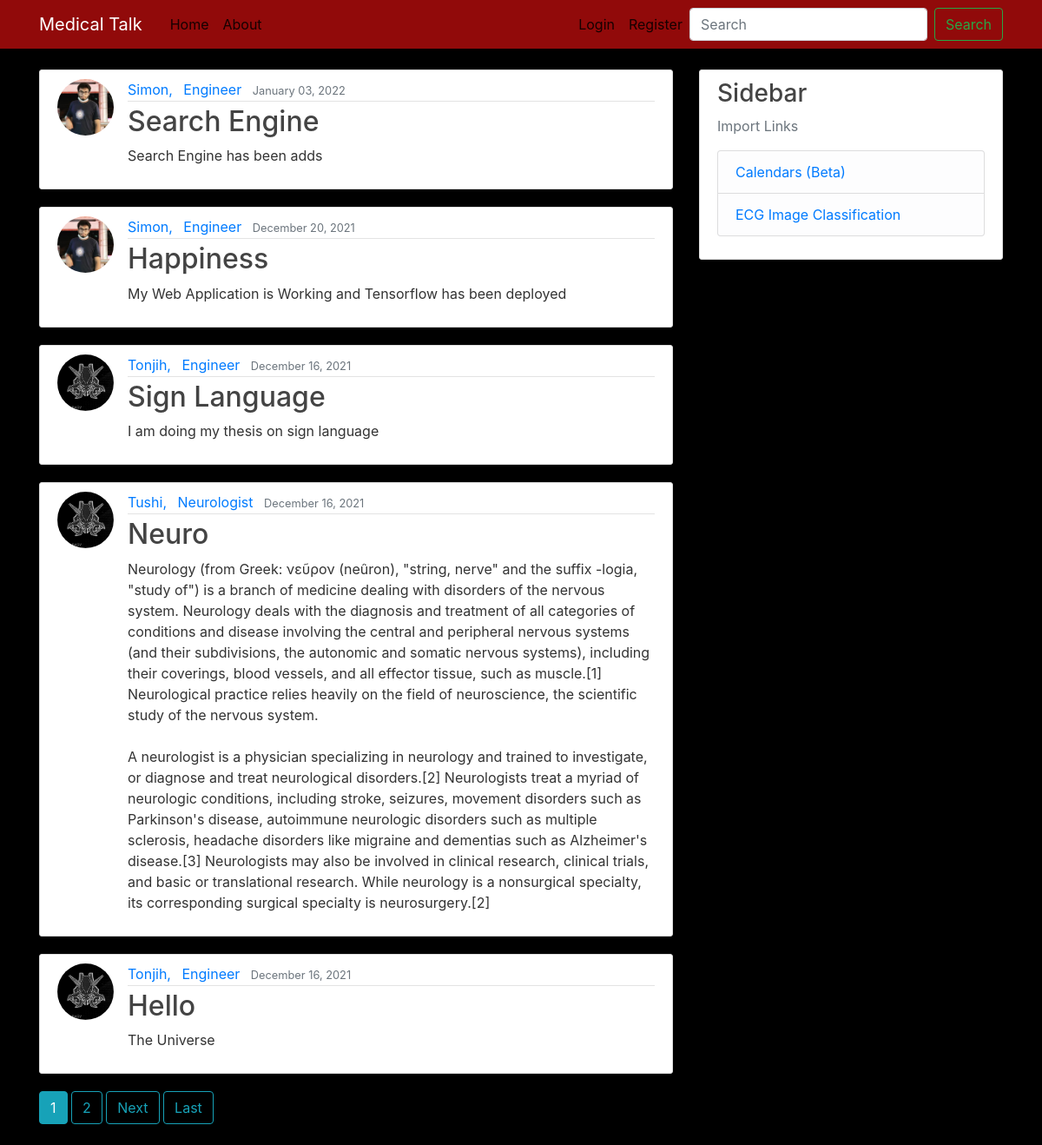
The page / on the database its author committed.
### talk/models.py (models this page shows, shortened)
class Post(models.Model):
    title = models.CharField(max_length=100)
    content = models.TextField()
    date_posted = models.DateTimeField(default=timezone.now)
    author = models.ForeignKey(User, on_delete=models.CASCADE)

### users/models.py (models this page shows, shortened)
class Profile(models.Model):
    user = models.OneToOneField(User, on_delete=models.CASCADE)
    image = models.ImageField(default='default.jpg', upload_to='profile_pics')
    speciality = models.CharField(max_length=100)
    bio = models.TextField()

### talk/views.py (the view)
# urls.py: path('', PostListView.as_view(), name='talk-home'),
class PostListView(ListView):
    model = Post
    template_name = 'talk/home.html' #<app>/<model>_<viewtype>.html
    context_object_name = 'posts'
    ordering = ['-date_posted']
    paginate_by = 5

### talk/templates/talk/home.html (shortened to what this page needs)
{% extends "talk/base.html" %}
{% block content %}
    {% for post in posts %}
        <article class="media content-section">
          <img class= "rounded-circle article-img" src="{{ post.author.profile.image.url}}">
            <div class="media-body">
              <div class="article-metadata">
                <a class="mr-2" href="{% url 'user-posts' post.author.username %}">{{ post.author }},</a>
                <a class="mr-2" href="#">{{ post.author.profile.speciality }}</a>
                <small class="text-muted">{{ post.date_posted|date:"F d, Y" }}</small>
              </div>
              <h2><a class="article-title" href="{% url 'post-detail' post.id %}">{{ post.title }}</a></h2>
              <p class="article-content">{{ post.content }}</p>
            </div>
        </article>
    {% endfor %}
    {% if is_paginated %}
      {% for num in page_obj.paginator.page_range %}
        {% if page_obj.number == num %}
          <a class="btn btn-info mb-4" href="?page={{ num }}">{{ num }}</a>
        {% elif num > page_obj.number|add:'-3' and num < page_obj.number|add:'3' %}
          <a class="btn btn-outline-info mb-4" href="?page={{ num }}">{{ num }}</a>
        {% endif %}
      {% endfor %}
      {% if page_obj.has_next %}
        <a class="btn btn-outline-info mb-4" href="?page={{ page_obj.next_page_number }}">Next</a>
        <a class="btn btn-outline-info mb-4" href="?page={{ page_obj.paginator.num_pages }}">Last</a>
      {% endif %}
      {% endif %}
{% endblock content %}

### talk/templates/talk/base.html (shortened to what this page needs)
{% load static %}
<!DOCTYPE html>
<html>
<head>
    <link rel="stylesheet" href="https://maxcdn.bootstrapcdn.com/bootstrap/4.0.0/css/bootstrap.min.css">
    <link rel="stylesheet" type="text/css" href="{% static 'talk/main.css' %}">
</head>
<body>
    <header class="site-header">
      <nav class="navbar navbar-expand-md navbar-dark bg-steel fixed-top">
        <div class="container">
          <a class="navbar-brand mr-4" href="{% url 'talk-home' %}">Medical Talk</a>
          <div class="collapse navbar-collapse" id="navbarToggle">
            <div class="navbar-nav mr-auto">
              <a class="nav-item nav-link" href="{% url 'talk-home' %}">Home</a>
              <a class="nav-item nav-link" href="{% url 'talk-about' %}">About</a>
            </div>
            <div class="navbar-nav">
              {% if user.is_authenticated %}
                <a class="nav-item nav-link" href="{% url 'post-create' %}">What's On Your Mind?</a>
                <a class="nav-item nav-link" href="{% url 'logout' %}">Log Out</a>
                <a class="nav-item nav-link" href="{% url 'profile' %}">Profile</a>
              {% else %}
                <a class="nav-item nav-link" href="{% url 'login' %}">Login</a>
                <a class="nav-item nav-link" href="{% url 'register' %}">Register</a>
              {% endif %}
            </div>
            <form method="get" action="/search" class="form-inline my-2 my-lg-0">
              <input class="form-control mr-sm-2" type="search" placeholder="Search" aria-label="Search" name="query" id="query">
              <button class="btn btn-outline-success my-2 my-sm-0" type="submit">Search</button>
            </form>
          </div>
        </div>
      </nav>
    </header>
    <main role="main" class="container">
      <div class="row">
        <div class="col-md-8">
          {% block content %}{% endblock %}
        </div>
        <div class="col-md-4">
          <div class="content-section">
            <h3>Sidebar</h3>
            <p class='text-muted'>Import Links
              <ul class="list-group">
                <li class="list-group-item list-group-item-light"><a href="{% url 'talk-calender' %}">Calendars (Beta)</a></li>
                <li class="list-group-item list-group-item-light"><a href="{% url 'tensor-ecg' %}">ECG Image Classification</a></li>
              </ul>
            </p>
          </div>
        </div>
      </div>
    </main>
</body>
</html>

### talk/static/talk/main.css (style rules this page uses)
body { background: #000000; color: #333333; margin-top: 5rem; }
h1, h2, h3, h4, h5, h6 { color: #444444; }
ul { margin: 0; }
.bg-steel { background-color: #910a0a; }
.site-header .navbar-nav .nav-link { color: #160101; }
.content-section { background: #ffffff; padding: 10px 20px; border: 1px solid #dddddd; border-radius: 3px; margin-bottom: 20px; }
.article-title { color: #444444; }
.article-content { white-space: pre-line; }
.article-img { height: 65px; width: 65px; margin-right: 16px; }
.article-metadata { padding-bottom: 1px; margin-bottom: 4px; border-bottom: 1px solid #e3e3e3 }

### rows shown on the page
Post: author.profile.image (picture), author "Simon", author.profile.speciality "Engineer", date_posted "January 03, 2022", title "Search Engine", content "Search Engine has been adds"
Post: author.profile.image (picture), author "Simon", author.profile.speciality "Engineer", date_posted "December 20, 2021", title "Happiness", content "My Web Application is Working and Tensorflow has been deployed"
Post: author.profile.image (placeholder picture), author "Tonjih", author.profile.speciality "Engineer", date_posted "December 16, 2021", title "Sign Language", content "I am doing my thesis on sign language"
Post: author.profile.image (placeholder picture), author "Tushi", author.profile.speciality "Neurologist", date_posted "December 16, 2021", title "Neuro", content "Neurology (from Greek: νεῦρον (neûron), \"string, nerve\" and the suffix -logia, \"study of\") is a branch of medicine dealing with disorders of the nervous system. Neurology deals with the diagnosis and treatment of all categories of conditions and disease involving the central and peripheral nervous systems (and their subdivisions, the autonomic and somatic nervous systems), including their coverings, blood vessels, and all effector tissue, such as muscle.[1] Neurological practice relies heavily on the field of neuroscience, the scientific study of the nervous system. A neurologist is a physician specializing in neurology and trained to investigate, or diagnose and treat neurological…"
Post: author.profile.image (placeholder picture), author "Tonjih", author.profile.speciality "Engineer", date_posted "December 16, 2021", title "Hello", content "The Universe"

### other values the page prints
{{ num }} "1"
{{ num }} "2"
